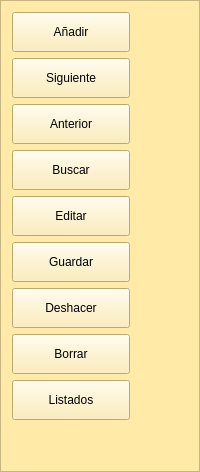
    <widget class="QFrame" name="frame_16">
     <property name="styleSheet">
      <string notr="true">background-color: rgb(255, 235, 167);</string>
     </property>
     <property name="frameShape">
      <enum>QFrame::StyledPanel</enum>
     </property>
     <property name="frameShadow">
      <enum>QFrame::Raised</enum>
     </property>
     <layout class="QVBoxLayout" name="verticalLayout_3">
      <item>
       <layout class="QVBoxLayout" name="verticalLayout">
        <item>
         <widget class="QPushButton" name="botAnadir">
          <property name="minimumSize">
           <size>
            <width>115</width>
            <height>40</height>
           </size>
          </property>
          <property name="maximumSize">
           <size>
            <width>118</width>
            <height>16777215</height>
           </size>
          </property>
          <property name="text">
           <string>Añadir</string>
          </property>
          <property name="icon">
           <iconset resource="../terra.qrc">
            <normaloff>:/Icons/PNG/add.png</normaloff>:/Icons/PNG/add.png</iconset>
          </property>
          <property name="iconSize">
           <size>
            <width>24</width>
            <height>24</height>
           </size>
          </property>
         </widget>
        </item>
        <item>
         <widget class="QPushButton" name="botSiguiente">
          <property name="minimumSize">
           <size>
            <width>115</width>
            <height>40</height>
           </size>
          </property>
          <property name="maximumSize">
           <size>
            <width>118</width>
            <height>16777215</height>
           </size>
          </property>
          <property name="text">
           <string>Siguiente</string>
          </property>
          <property name="icon">
           <iconset resource="../terra.qrc">
            <normaloff>:/Icons/PNG/Next.png</normaloff>:/Icons/PNG/Next.png</iconset>
          </property>
          <property name="iconSize">
           <size>
            <width>24</width>
            <height>24</height>
           </size>
          </property>
         </widget>
        </item>
        <item>
         <widget class="QPushButton" name="botAnterior">
          <property name="minimumSize">
           <size>
            <width>115</width>
            <height>40</height>
           </size>
          </property>
          <property name="maximumSize">
           <size>
            <width>118</width>
            <height>16777215</height>
           </size>
          </property>
          <property name="text">
           <string>Anterior</string>
          </property>
          <property name="icon">
           <iconset resource="../terra.qrc">
            <normaloff>:/Icons/PNG/Previous.png</normaloff>:/Icons/PNG/Previous.png</iconset>
          </property>
          <property name="iconSize">
           <size>
            <width>24</width>
            <height>24</height>
           </size>
          </property>
         </widget>
        </item>
        <item>
         <widget class="QPushButton" name="botBuscar">
          <property name="minimumSize">
           <size>
            <width>115</width>
            <height>40</height>
           </size>
          </property>
          <property name="maximumSize">
           <size>
            <width>118</width>
            <height>16777215</height>
           </size>
          </property>
          <property name="text">
           <string>Buscar</string>
          </property>
          <property name="icon">
           <iconset resource="../terra.qrc">
            <normaloff>:/Icons/PNG/search.png</normaloff>:/Icons/PNG/search.png</iconset>
          </property>
          <property name="iconSize">
           <size>
            <width>24</width>
            <height>24</height>
           </size>
          </property>
         </widget>
        </item>
        <item>
         <widget class="QPushButton" name="botEditar">
          <property name="minimumSize">
           <size>
            <width>115</width>
            <height>40</height>
           </size>
          </property>
          <property name="maximumSize">
           <size>
            <width>118</width>
            <height>16777215</height>
           </size>
          </property>
          <property name="text">
           <string>Editar</string>
          </property>
          <property name="icon">
           <iconset resource="../terra.qrc">
            <normaloff>:/Icons/PNG/edit.png</normaloff>:/Icons/PNG/edit.png</iconset>
          </property>
          <property name="iconSize">
           <size>
            <width>24</width>
            <height>24</height>
           </size>
          </property>
         </widget>
        </item>
        <item>
         <widget class="QPushButton" name="botGuardar">
          <property name="minimumSize">
           <size>
            <width>115</width>
            <height>40</height>
           </size>
          </property>
          <property name="maximumSize">
           <size>
            <width>118</width>
            <height>16777215</height>
           </size>
          </property>
          <property name="text">
           <string>Guardar</string>
          </property>
          <property name="icon">
           <iconset resource="../terra.qrc">
            <normaloff>:/Icons/PNG/Save.png</normaloff>:/Icons/PNG/Save.png</iconset>
          </property>
          <property name="iconSize">
           <size>
            <width>24</width>
            <height>24</height>
           </size>
          </property>
         </widget>
        </item>
        <item>
         <widget class="QPushButton" name="botDeshacer">
          <property name="minimumSize">
           <size>
            <width>115</width>
            <height>40</height>
           </size>
          </property>
          <property name="maximumSize">
           <size>
            <width>118</width>
            <height>16777215</height>
           </size>
          </property>
          <property name="text">
           <string>Deshacer</string>
          </property>
          <property name="icon">
           <iconset resource="../terra.qrc">
            <normaloff>:/Icons/PNG/undo.png</normaloff>:/Icons/PNG/undo.png</iconset>
          </property>
          <property name="iconSize">
           <size>
            <width>24</width>
            <height>24</height>
           </size>
          </property>
         </widget>
        </item>
        <item>
         <widget class="QPushButton" name="botBorrar">
          <property name="minimumSize">
           <size>
            <width>115</width>
            <height>40</height>
           </size>
          </property>
          <property name="maximumSize">
           <size>
            <width>118</width>
            <height>16777215</height>
           </size>
          </property>
          <property name="text">
           <string>Borrar</string>
          </property>
          <property name="icon">
           <iconset resource="../terra.qrc">
            <normaloff>:/Icons/PNG/Delete.png</normaloff>:/Icons/PNG/Delete.png</iconset>
          </property>
          <property name="iconSize">
           <size>
            <width>24</width>
            <height>24</height>
           </size>
          </property>
         </widget>
        </item>
        <item>
         <widget class="QPushButton" name="botListados">
          <property name="minimumSize">
           <size>
            <width>115</width>
            <height>40</height>
           </size>
          </property>
          <property name="maximumSize">
           <size>
            <width>118</width>
            <height>16777215</height>
           </size>
          </property>
          <property name="text">
           <string>Listados</string>
          </property>
          <property name="icon">
           <iconset resource="../terra.qrc">
            <normaloff>:/Icons/PNG/List.png</normaloff>:/Icons/PNG/List.png</iconset>
          </property>
          <property name="iconSize">
           <size>
            <width>24</width>
            <height>24</height>
           </size>
          </property>
         </widget>
        </item>
        <item>
         <spacer name="verticalSpacer_3">
          <property name="orientation">
           <enum>Qt::Vertical</enum>
          </property>
          <property name="sizeHint" stdset="0">
           <size>
            <width>20</width>
            <height>40</height>
           </size>
          </property>
         </spacer>
        </item>
       </layout>
      </item>
     </layout>
    </widget>
